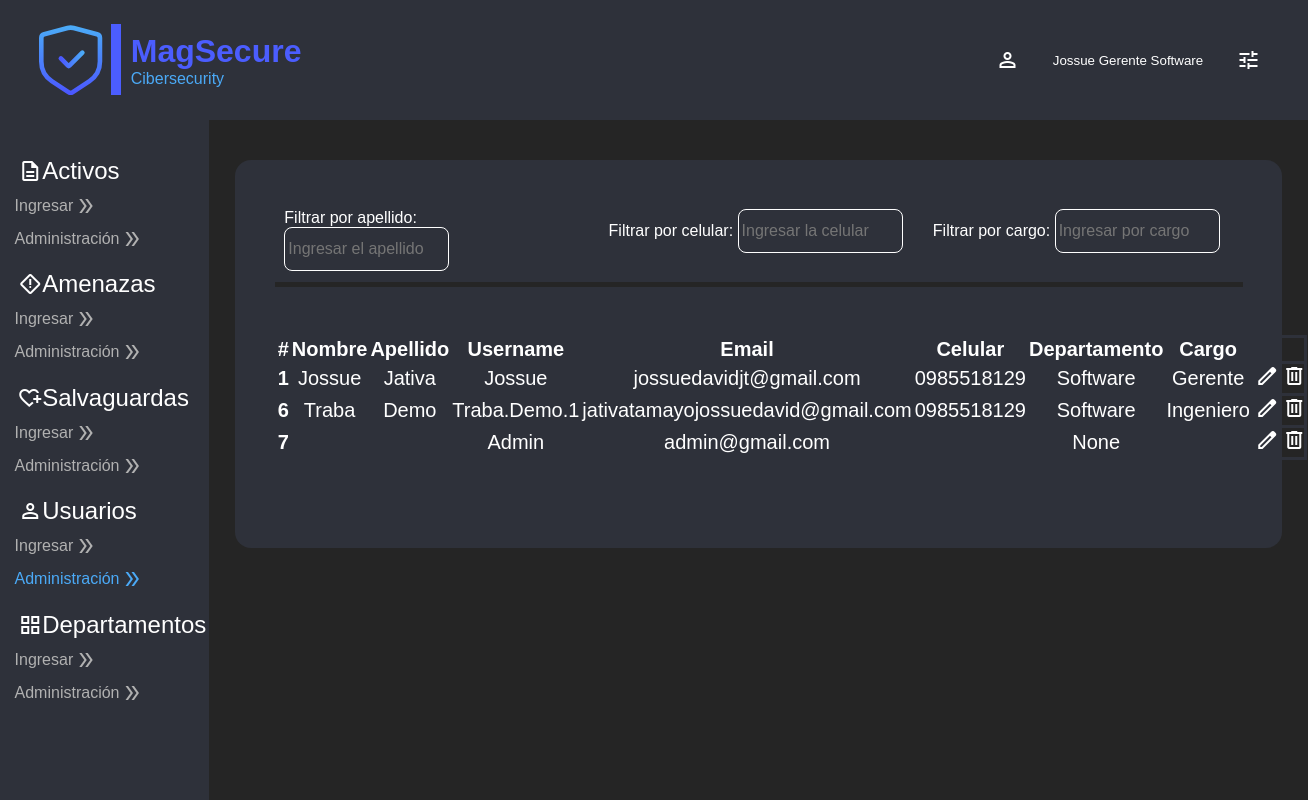
Before: /home/tableusers/ (signed in) with the older database file.
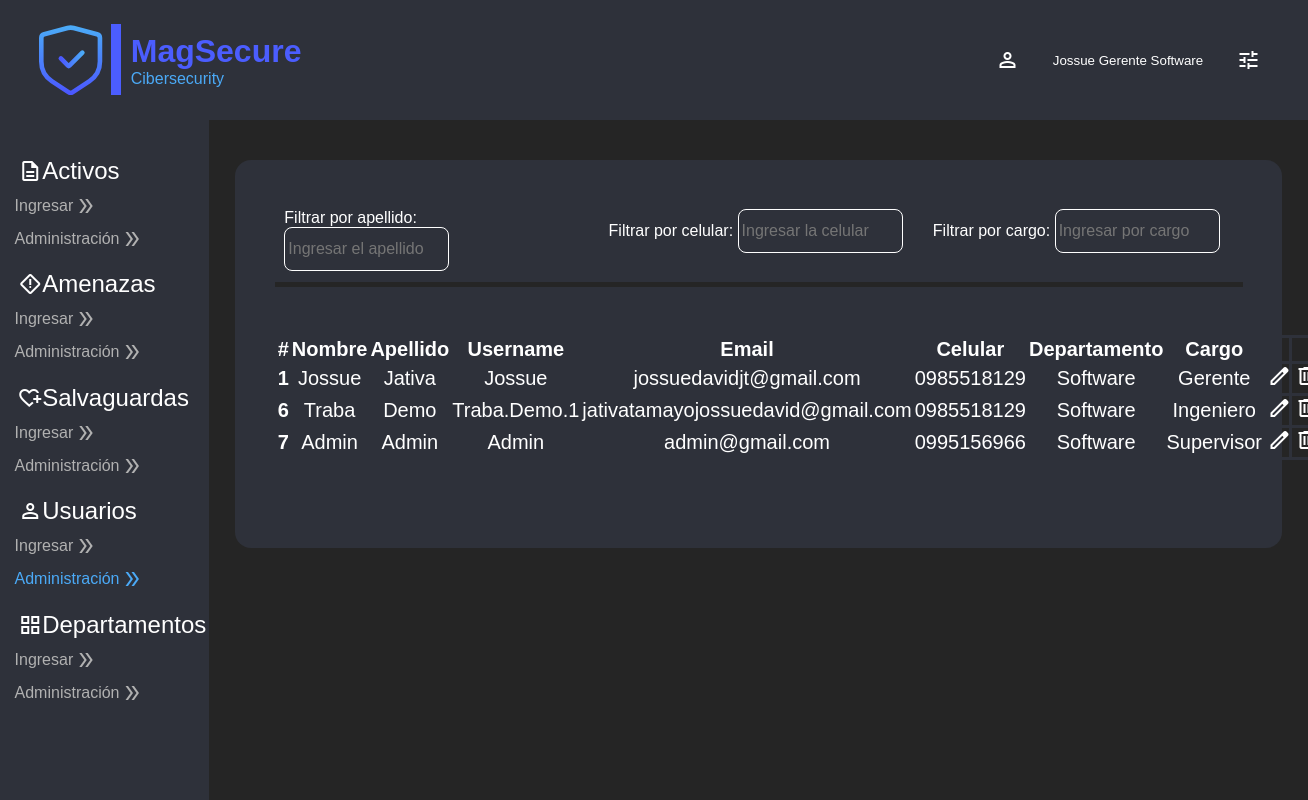
After: the same page with the newer database file.
### Users/models.py (models this page shows)
class User(AbstractUser):
    celular = models.CharField(max_length=10, null=False)
    department = models.CharField(max_length=20, null=True)
    workload = models.ForeignKey(Workload, on_delete=models.CASCADE, null=True)

class Workload(models.Model):
    name = models.CharField(max_length=50, null=False)

### InitialPage/views.py (the view)
# urls.py: path('tableusers/', views.tableusers, name='tableusers'),
def tableusers(request):
    if request.user.is_authenticated:
        return render(request, "tables/users.html",{
            "Users": User.objects.all(),
            "Departments": Departments.objects.all()
        })
    else:
        return HttpResponseRedirect(reverse("user:login_view"))

### InitialPage/templates/tables/users.html (shortened to what this page needs)
{% extends 'layoutHome.html' %}
{% load static %}
{% block action4 %} style="color:#4BAAF7" {% endblock %}
{% block body %}
<section id="bodyform-tables">
    <div class="box-finding">
        <div class="search-information">
            <label for="inpSearch1">Filtrar por apellido:</label>
            <input type="text" id="inpSearch1" name="inpSearch1" placeholder="Ingresar el apellido">
        </div>
        <div class="search-information">
            <label for="inpSearch4">Filtrar por celular:</label>
            <input type="text" id="inpSearch4" name="inpSearch4" placeholder="Ingresar la celular">
        </div>
        <div class="search-information">
            <label for="inpSearch5">Filtrar por cargo:</label>
            <input type="text" id="inpSearch5" name="inpSearch5" placeholder="Ingresar por cargo">
        </div>
    </div>
    <div class="form-container">
        <table class="table" id="searchtable">
            <thead>
                <tr>
                    <th scope="col">#</th>
                    <th scope="col">Nombre</th>
                    <th scope="col">Apellido</th>
                    <th scope="col">Username</th>
                    <th scope="col">Email</th>
                    <th scope="col">Celular</th>
                    <th scope="col">Departamento</th>
                    <th scope="col">Cargo</th>
                    <th scope="col"></th>
                    <th scope="col"></th>
                </tr>
            </thead>
            <tbody>
                {% for user in Users %}
                <tr>
                    <th scope="row">{{ user.id }}</th>
                    <td>{{ user.first_name }}</td>
                    <td>{{ user.last_name }}</td>
                    <td>{{ user.username }}</td>
                    <td>{{ user.email }}</td>
                    <td>{{ user.celular }}</td>
                    <td>{{ user.department }}</td>
                    <td>{{ user.workload.name }}</td>
                    <td>
                        <a type="button" onclick="activeeditboxUser(this)" class="button-format"
                        data-user-id="{{ user.id }}"
                        data-user-first_name="{{ user.first_name }}"
                        data-user-last_name="{{ user.last_name }}"
                        data-user-username="{{ user.username }}"
                        data-user-email="{{ user.email }}"
                        data-user-celular="{{ user.celular }}"
                        data-user-workload="{{ user.workload.name }}"
                        data-user-department="{{ user.department }}">
                            <span class="material-symbols-outlined">
                            </span>
                        </a>
                    </td>
                    <td>
                        <a href="{% url 'home:deleteTableUsers' user.id %}" class="button-format">
                            <span class="material-symbols-outlined">
                            </span>
                        </a>
                    </td>
                </tr>
                {% endfor %}
            </tbody>
        </table>
    </div>
</section>
{% endblock %}

Changed rows visible on the page:
changed User "Admin": first_name (not shown) → "Admin"; last_name (not shown) → "Admin"; celular (not shown) → "0995156966"; department "None" → "Software"; workload.name (not shown) → "Supervisor"
